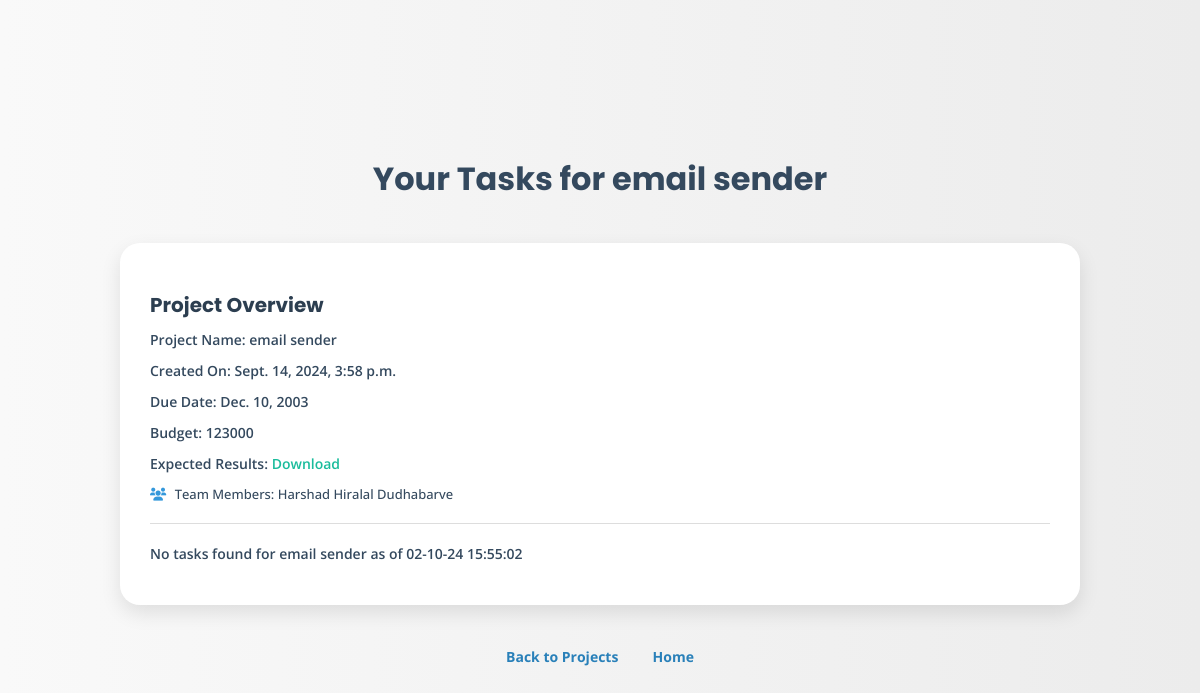
Page /register_employee/view_task/13/ (signed in) on the earlier database version.
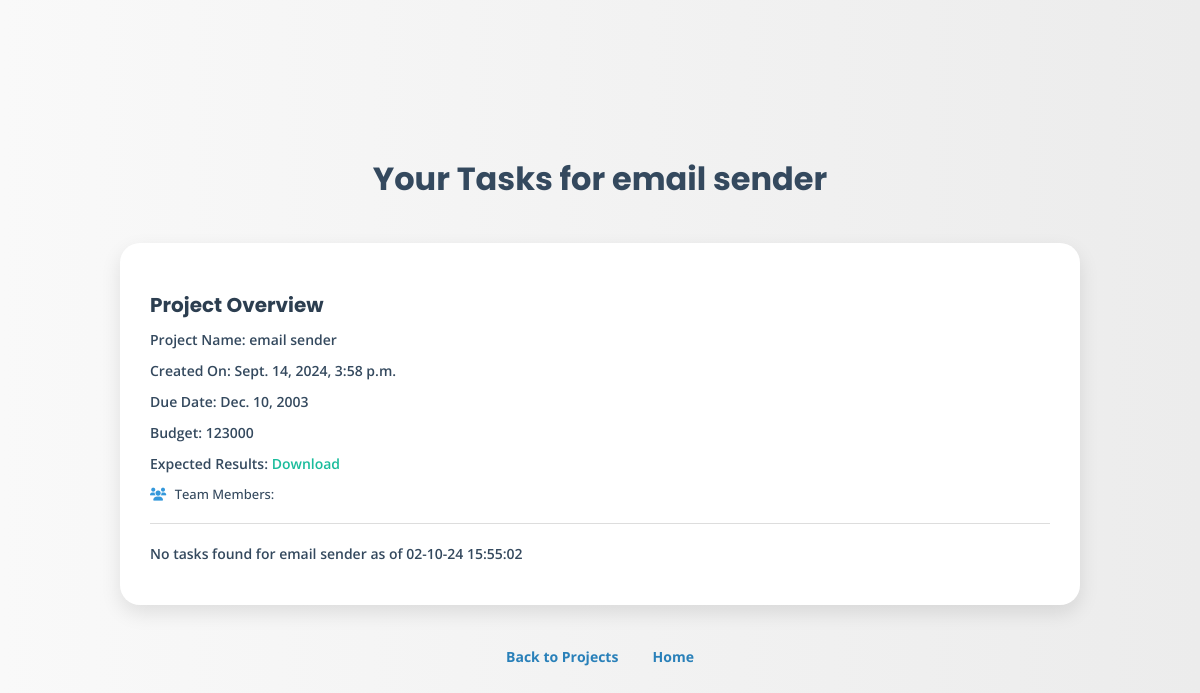
Same page on the later database version.
### emp/models.py (models this page shows, shortened)
class Project(models.Model):
    user = models.ForeignKey(User, on_delete=models.CASCADE)
    name = models.CharField(max_length=200)
    description = models.TextField()
    estimated_budget = models.IntegerField()
    expected_results = models.FileField(upload_to='expected_project_results/')
    employees = models.ManyToManyField(Employee, related_name='project')
    status = models.CharField(max_length=50, choices=(
        ('pending', 'pending'), ('initialized', 'initialized'), ('completed', 'completed'),
        ('in progress', 'in progress')),
                              default='pending')
    created_at = models.DateTimeField(auto_now=True)
    due_date = models.DateField()
    def __str__(self):
        return self.name

class Employee(models.Model):
    user = models.ForeignKey(User, on_delete=models.CASCADE, null=True)
    profile_pic = models.ImageField(upload_to='images', blank=True)
    name = models.CharField(max_length=100)
    email = models.EmailField()
    contact = models.CharField(max_length=200)
    role = models.CharField(max_length=100)
    salary = models.IntegerField()
    resume = models.FileField(upload_to='resumes', null=True, blank=True)
    bank_name=models.CharField(max_length=100, null=True)
    account_number=models.TextField(null=True)
    upi_id=models.CharField(max_length=100, null=True)
    date_joined = models.DateTimeField(auto_now=True)

### emp/views.py (the view)
# urls.py: path('view_task/<int:pk>/', view_tasks, name='view_task'),
@login_required
def view_tasks(request, pk):
    project = get_object_or_404(Project, pk=pk)
    tasks = Task.objects.filter(project=project, user=request.user)
    actual_time = time.strftime("%d-%m-%y %H:%M:%S", time.localtime())
    return render(request, 'emp/view_tasks.html', {'tasks': tasks, 'project': project,'actual_time':actual_time})

### emp/templates/emp/view_tasks.html (shortened to what this page needs)
<!DOCTYPE html>
<html lang="en">
<head>
    <link rel="stylesheet" href="https://cdnjs.cloudflare.com/ajax/libs/font-awesome/6.0.0-beta3/css/all.min.css">
</head>
<body>
    <h1>Your Tasks for {{ project }}</h1>
    <section>
        <h2>Project Overview</h2>
        <strong>Project Name: {{ project }}</strong>
        <strong>Created On: {{ project.created_at }}</strong>
        <strong>Due Date: {{ project.due_date }}</strong>
        <strong>Budget: {{ project.estimated_budget }}</strong>
        <strong>Expected Results: <a href="{{ project.expected_results.url }}">Download</a></strong>
        <strong class="data"><i class="fas fa-users icon"></i> Team Members:
            {% for employee in project.employees.all %}
                {{ employee.name }}{% if not forloop.last %}, {% endif %}
            {% endfor %}
        </strong>
        <hr>
        {% if tasks %}
            <h2>Task Details</h2>
            {% for a in tasks %}
                <strong>Task Name: {{ a.task }}</strong>
                <strong>Assigned Time: {{ a.time_assigned_task }}</strong>
                <strong>Due Date: {{ a.due_date }}</strong>
                <strong>Completed Status: {{ a.completed }}</strong>
                {% if a.if_media %}
                  <strong>Task Media: <a href="{{ a.if_media.url }}">View Media</a></strong>
                {% endif %}
                <strong class="data"><i class="fas fa-users icon"></i> Assigned To:
                    {% for employee in a.assigned_to.all %}
                        {{ employee.name }}{% if not forloop.last %}, {% endif %}
                    {% endfor %}
                </strong>
                <hr>
            {% endfor %}
        {% else %}
            <strong>No tasks found for {{ project }} as of {{ actual_time }}</strong>
        {% endif %}
    </section>
    <div class="footer-links">
        <a href="{% url 'view_projects' %}">Back to Projects</a>
        <a href="{% url 'register_employee' %}">Home</a>
    </div>
</body>
</html>

### emp/templates/emp/view_tasks.html (style rules this page uses)
body { font-family: 'Open Sans', sans-serif; background: linear-gradient(to right, #f9f9f9, #ececec); color: #333; margin: 0; padding: 0; display: flex; flex-direction: column; justify-content: center; align-items: center; height: 100vh; transform: scale(0.8); opacity: 0; animation: appOpen 1s forwards ease-out; }
h1 { font-family: 'Poppins', sans-serif; font-size: 32px; color: #34495e; margin-bottom: 20px; text-align: center; transform: translateY(50px); opacity: 0; animation: fadeInSlide 0.7s 0.5s forwards ease-out; }
section { background-color: #ffffff; border-radius: 20px; box-shadow: 0 8px 20px rgba(0, 0, 0, 0.1); width: 80%; max-width: 900px; padding: 30px; margin: 20px 0; opacity: 0; transform: translateY(50px); animation: fadeInSlide 0.7s 0.7s forwards ease-out; max-height: 600px; overflow-y: auto; scrollbar-width: thin; scrollbar-color: #888 #f9f9f9; }
h2 { font-family: 'Poppins', sans-serif; font-size: 20px; color: #2c3e50; margin-bottom: 10px; }
strong { display: block; font-size: 14px; font-weight: 600; margin-bottom: 12px; color: #34495e; }
a { color: #1abc9c; text-decoration: none; font-weight: 600; transition: color 0.3s; }
.data { font-weight: 500; font-size: 13px; }
.icon { color: #3498db; margin-right: 5px; }
hr { border: none; border-bottom: 1px solid #ddd; margin: 20px 0; }
.footer-links { text-align: center; margin-top: 20px; }
.footer-links a { margin: 0 15px; font-size: 14px; color: #2980b9; text-decoration: none; font-weight: bold; }

Differences in the rows shown:
removed Employee: name "Harshad Hiralal Dudhabarve"
